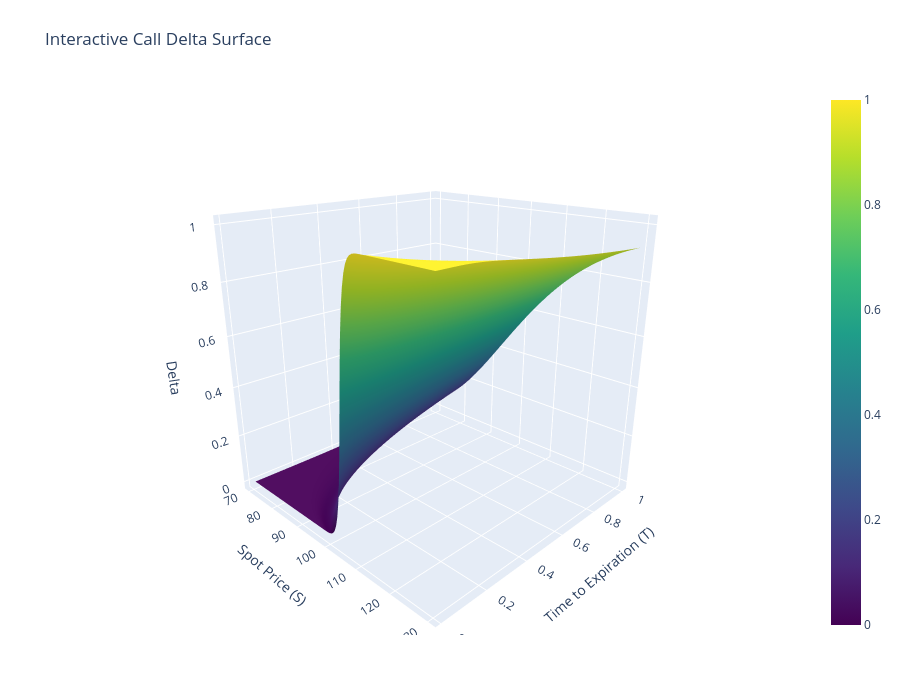

Notebook code for this chart:
### Code cell
import plotly.graph_objects as go

def plot_interactive_delta(S_mesh, T_mesh, Z_delta):
    fig = go.Figure(data=[go.Surface(
        x=S_mesh, 
        y=T_mesh, 
        z=Z_delta,
        colorscale='Viridis'
    )])

    fig.update_layout(
        title='Interactive Call Delta Surface',
        scene=dict(
            xaxis_title='Spot Price (S)',
            yaxis_title='Time to Expiration (T)',
            zaxis_title='Delta',
            camera=dict(
                eye=dict(x=1.5, y=-1.5, z=0.8) # Sets the initial viewing angle
            )
        ),
        width=900,
        height=700,
        margin=dict(l=65, r=50, b=65, t=90)
    )

    fig.show()

# Execute using the arrays you generated in step 1 and 2
plot_interactive_delta(S_mesh_delta, T_mesh, Z_delta)

### Figure 1 — Plotly figure (JSON) as saved in the notebook; plotly's stock layout.template omitted (floating-point values rounded to 4 significant figures; data arrays with more than 128 entries replaced by an {"elided": "..."} marker saying what was removed)
{"data": [{"colorscale": [[0, "#440154"], [0.1111, "#482878"], [0.2222, "#3e4989"], [0.3333, "#31688e"], [0.4444, "#26828e"], [0.5556, "#1f9e89"], [0.6667, "#35b779"], [0.7778, "#6ece58"], [0.8889, "#b5de2b"], [1, "#fde725"]], "type": "surface", "x": {"elided": "100x100 float values"}, "y": {"elided": "100x100 float values"}, "z": {"elided": "100x100 float values"}}], "layout": {"height": 700, "margin": {"b": 65, "l": 65, "r": 50, "t": 90}, "scene": {"camera": {"eye": {"x": 1.5, "y": -1.5, "z": 0.8}}, "xaxis": {"title": {"text": "Spot Price (S)"}}, "yaxis": {"title": {"text": "Time to Expiration (T)"}}, "zaxis": {"title": {"text": "Delta"}}}, "title": {"text": "Interactive Call Delta Surface"}, "width": 900}}
